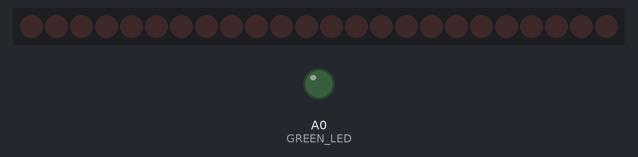
This sketch was run on a simulated Arduino Uno, built with avr-gcc and run on an emulated ATmega328P. Parts: 24 shift-register outputs drawn as a row of LEDs (first output left, lit = HIGH), output pins drawn as LEDs (lit = HIGH). Wiring (inferred from the names in the program): 3 × shift register (74HC595): data pin 11; shift clock pin 13; latch pin 10. Wiring (inferred from the signals the program sends): row of LEDs: on Q0, Q1, Q2, Q3, Q4, Q5, Q6, Q7, Q8, Q9, Q10, Q11, Q12, Q13, Q14, Q15, Q16, Q17, Q18, Q19, Q20, Q21, Q22, Q23. Pins used as bus, display or sensor lines are not drawn.

Above: at 0.7 s.
At 1.34 s:
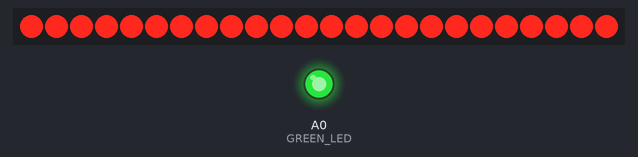
At 2.0 s:
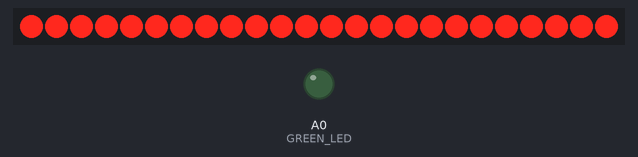
At 2.7 s:
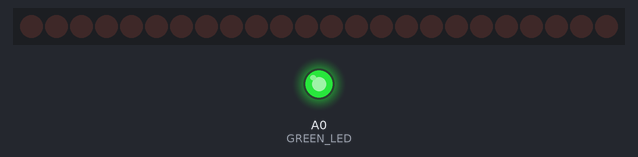
Timing chart, 0 to 3.1 s (numbered marks = the images above):
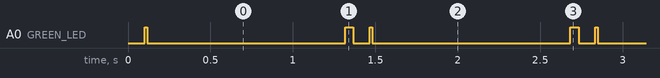

The sketch:

Blink.ino
```cpp
#define SS 10   // ST_CP  latch
#define MOSI 11 // DS     data
#define SCK 13  // SH_CP  clock
#define GREEN_LED A0

long tempoArray[] = {50, 100, 15, 1200};
int tempoIndex = 1;

long prevMillis = 0;
long prevMillisDelay = 0;
byte value = 0xFF;

void setup() {
  pinMode(SS, OUTPUT);
  pinMode(MOSI, OUTPUT);
  pinMode(SCK, OUTPUT);
  pinMode(GREEN_LED, OUTPUT);

  digitalWrite(SS, HIGH);
}

void loop() {
  //    digitalWrite(SS, !digitalRead(SS));
  //    delay(1000);

  heartBeat(1.0);

  if (millis() - prevMillisDelay > 1000) {
    digitalWrite(SS, LOW);
    shiftOut(MOSI, SCK, MSBFIRST, value);
    shiftOut(MOSI, SCK, MSBFIRST, value);
    shiftOut(MOSI, SCK, MSBFIRST, value);
    digitalWrite(SS, HIGH);
    value = ~value;
    prevMillisDelay = millis();
  }

}

void heartBeat(float tempo) {
  if ((millis() - prevMillis) > (long)(tempoArray[tempoIndex] * tempo)) {

    if (++tempoIndex > 3)
      tempoIndex = 0;

    if (!(tempoIndex % 2)) {
      digitalWrite(GREEN_LED, HIGH);
      delay(tempoArray[tempoIndex]) ;
      digitalWrite(GREEN_LED, LOW);
    }

    tempoIndex++;
    prevMillis = millis();
  }
}
```

Measured:
- by itself, A0 (GREEN_LED): repeats every 1.4 s: LOW 1.2 s, HIGH 0.05 s, LOW 0.10 s, HIGH 0.02 s
- by itself, everything shown: repeats every 30.0 s, in 72 steps
